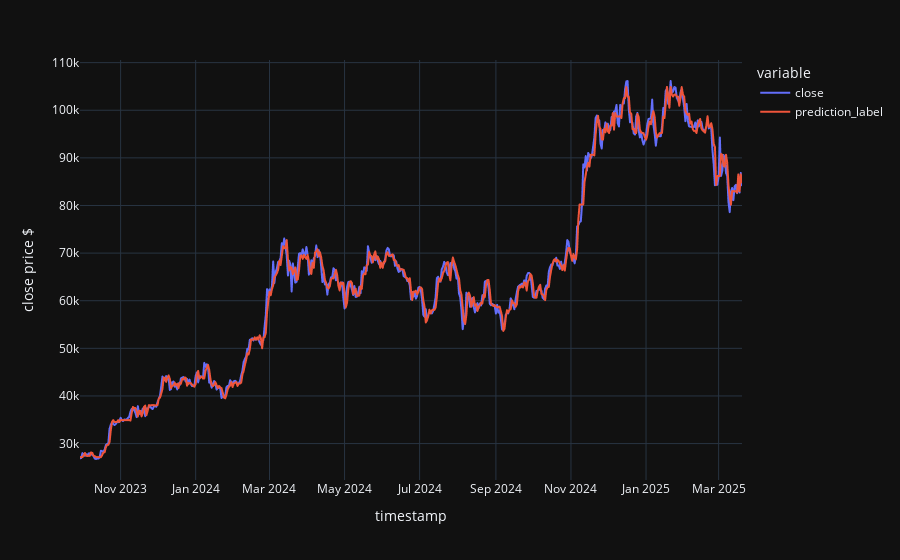

Write notebook code for a chart like this one.
### Code cell
# # Finalize Model and Make Predictions
final_xgb = xgb_exp.finalize_model(tuned_xgb)
# predictions = predict_model(final_xgb, data=btc_test)
y_pred_final = xgb_exp.predict_model(final_xgb)

fig = px.line(y_pred_final, y=['close', 'prediction_label'], template='plotly_dark', labels={"value" : "close price $"})

fig.show()
# pull()

### Figure 1 — Plotly figure (JSON) as saved in the notebook; plotly's stock layout.template omitted (floating-point values rounded to 4 significant figures; data arrays with more than 128 entries replaced by an {"elided": "..."} marker saying what was removed)
{"data": [{"hovertemplate": "variable=close<br>timestamp=%{x}<br>close price $=%{y}<extra></extra>", "legendgroup": "close", "line": {"color": "#636efa", "dash": "solid"}, "marker": {"symbol": "circle"}, "mode": "lines", "name": "close", "showlegend": true, "type": "scattergl", "x": {"elided": "539 str values"}, "xaxis": "x", "y": {"elided": "539 float values"}, "yaxis": "y"}, {"hovertemplate": "variable=prediction_label<br>timestamp=%{x}<br>close price $=%{y}<extra></extra>", "legendgroup": "prediction_label", "line": {"color": "#EF553B", "dash": "solid"}, "marker": {"symbol": "circle"}, "mode": "lines", "name": "prediction_label", "showlegend": true, "type": "scattergl", "x": {"elided": "539 str values"}, "xaxis": "x", "y": {"elided": "539 float values"}, "yaxis": "y"}], "layout": {"legend": {"title": {"text": "variable"}, "tracegroupgap": 0}, "margin": {"t": 60}, "xaxis": {"anchor": "y", "domain": [0, 1], "title": {"text": "timestamp"}}, "yaxis": {"anchor": "x", "domain": [0, 1], "title": {"text": "close price $"}}}}
